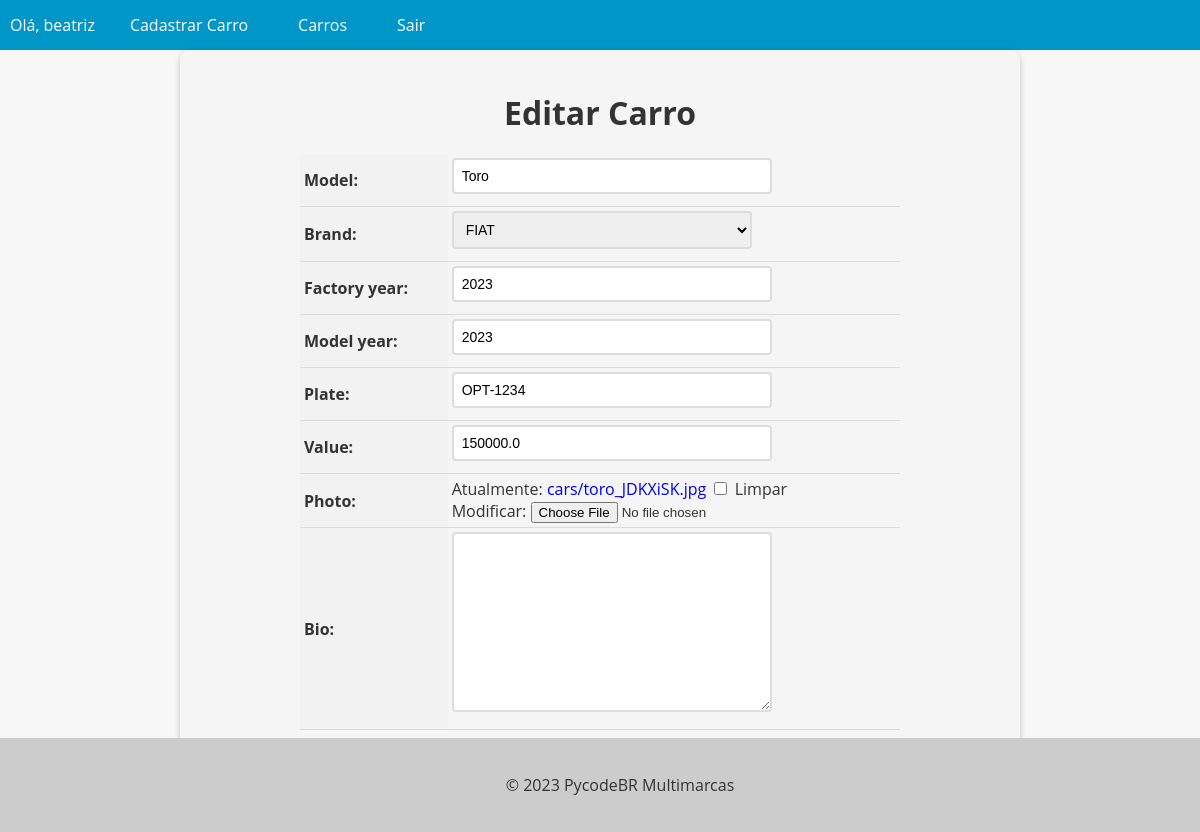
Before: /car/3/update/ (signed in) with the older database file.
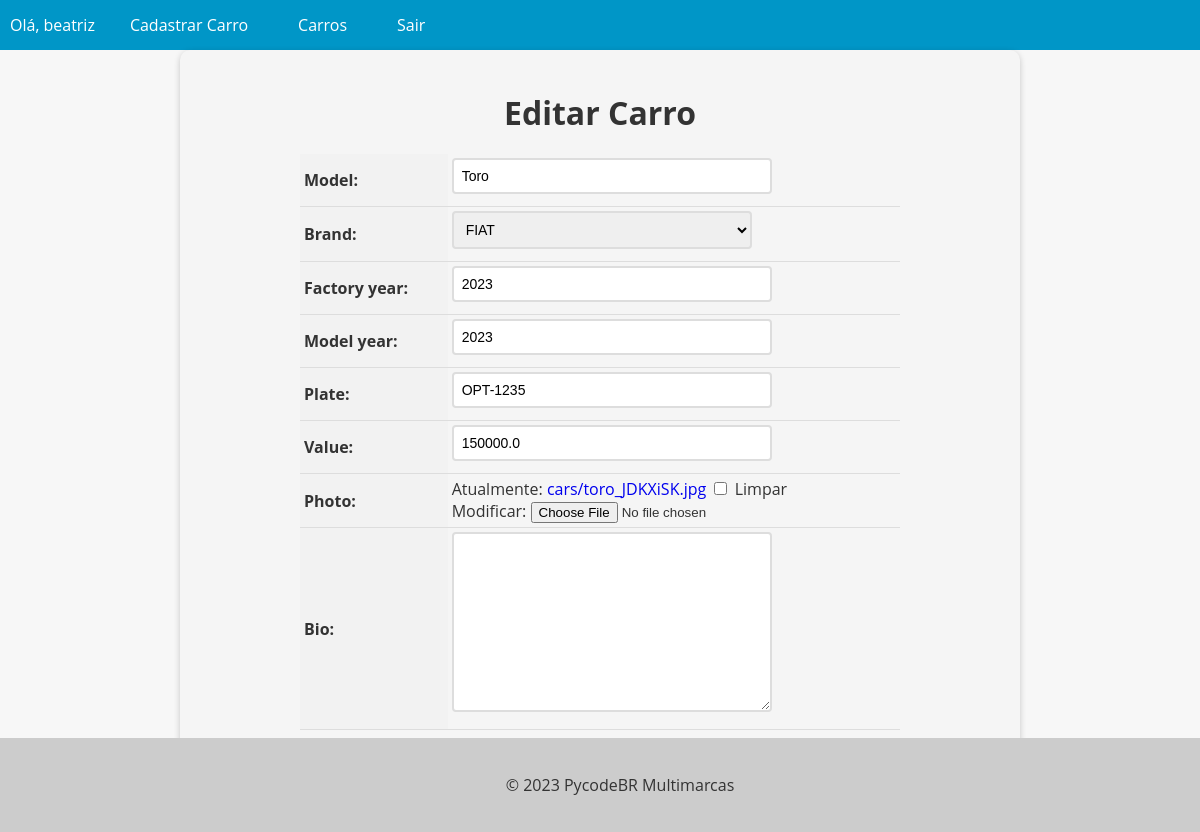
After: the same page with the newer database file.
### cars/models.py (models this page shows, shortened)
class Car(models.Model):
    id = models.AutoField(primary_key=True)
    model = models.CharField(max_length=200)
    brand = models.ForeignKey(Brand, on_delete=models.PROTECT, related_name='car_brand')
    factory_year = models.IntegerField(blank=True, null=True)
    model_year = models.IntegerField(blank=True, null=True)
    plate = models.CharField(max_length=10, blank=True, null=True)
    value = models.FloatField(blank=True, null=True)
    photo = models.ImageField(upload_to='cars/', blank=True, null=True)
    bio = models.TextField(blank=True, null=True)

### cars/views.py (the view, shortened to what this page needs)
# urls.py: path('car/<int:pk>/update/', CarUpdateView.as_view(), name='car_update'),
@method_decorator(login_required(login_url='login'), name='dispatch')
class CarUpdateView(UpdateView):
    model = Car
    form_class = CarForm
    template_name = 'car_update.html'

### cars/forms.py (shortened to what this page needs)
class CarForm(forms.ModelForm):
    class Meta:
        model = Car
        fields = '__all__'

### cars/models.py (called while the page is built)
    def __str__(self):
        return self.name

### cars/templates/car_update.html (shortened to what this page needs)
{% extends "base.html" %}
{% block content %}
  <form method="post" enctype="multipart/form-data">
    <h1>Editar Carro</h1>
    <table>
      {{ form.as_table }}
    </table>
    <div>
      <div class="buttons-container">
        <a href="{% url 'car_delete' pk=object.pk %}" class="btn btn-danger">Deletar</a>
        <a href="{% url 'cars_list' %}" class="btn btn-secondary">Cancelar</a>
      </div>
    </div>
  </form>
{% endblock %}

Changed rows visible on the page:
changed Car "Toro": plate "OPT-1234" → "OPT-1235"
